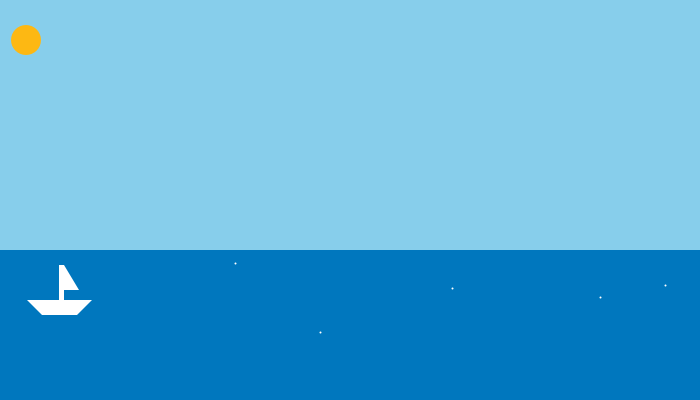
Frame 1 (no input)
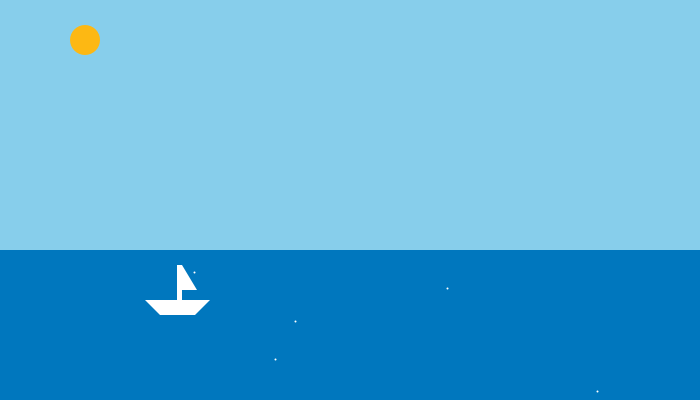
Frame 60 (the mouse pressed at the canvas centre just before this capture)
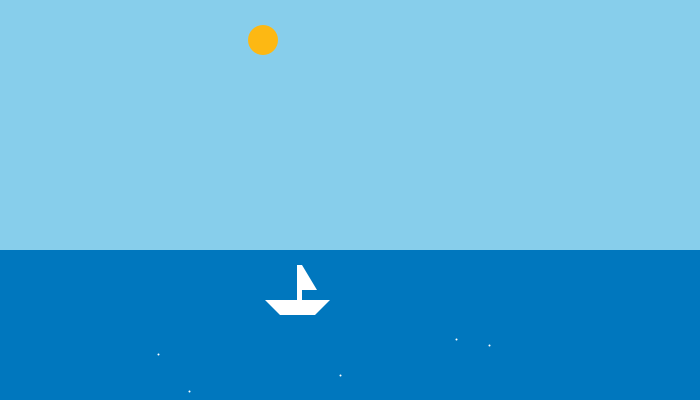
Frame 120 (the mouse held since frame 60 and released just before this capture)

The Processing sketch that drew these frames (run headless with seeded random() and noise(); from frame 60 on, the mouse is pressed at the canvas centre):

// Processing sketch: s19magd150lab04_fuller
// ── s19magd150lab04_fuller.pde
float x1 = 25; //sun or moon x position
float x2 = 25; //boat x position
float x3 = x2 + 15;
float x4 = x3 + 35;
float x5 = x4 + 15; //right side of boat x pos
float x6 = 57;
float speed = 1; //how fast the sun and moon move
float boatspeed = 2;
int r = 135; //background RGB for day
int g = 206;
int b = 235;
int r1 = r; //storage for current bg color for day/night cycle
int g1 = g;
int b1 = b;
boolean night = false; //is it currently night time?

void setup() {
  size(700, 400);
}

void draw() {
  background(r1, g1, b1);
  stroke(#0077be);
  fill(#0077be);
  strokeWeight(1);
  rect(0, 250, 700, 400);
  
  x1 = x1 + speed;
  x2 = x2 + boatspeed;
  x3 = x3 + boatspeed;
  x4 = x4 + boatspeed;
  x5 = x5 + boatspeed;
  x6 = x6 + boatspeed;
  
  if (x1 > width) {
    night = !night;
    if (night){ //Night sky color
      r1 = r / 6;
      g1 = g / 6;
      b1 = b / 6;
      x1 = 1;
    }else{ //Day sky color
      r1 = r;
      g1 = g;
      b1 = b;
    }
  }
  
  if ((x5 > width) || (x2 < 0.0)) { //No idea why the boat doesn't obey the less than condition after adding the while loop.
    boatspeed = 2;
    boatspeed = boatspeed * -1; //Reverses the boat if it hits a side
  }
  
  noStroke();
  fill(255);
  quad(x2, 300, x3, 315, x4, 315, x5, 300); //Boat parts
  rect(x6, 265, 5, 50);
  triangle(x6+5, 265, x6+20, 290, x6, 290);
  
  if (night){
    ellipseMode(CENTER);
    fill(255);
    ellipse(x1, 40, 30, 30); //Moon
  } else {
    ellipseMode(CENTER);
    fill(#FDB813);
    ellipse(x1, 40, 30, 30); //Sun
  }
  
  if (mousePressed == true) { //Press a key to speed up time!
    speed = 3;
  }else{
    speed = 1;
  }
  
  if (keyPressed == true) { //Press a key to make the boat go faster!
    boatspeed = 5;
  } else {
    if ( boatspeed == 5 ){
    boatspeed = 2;
    }
  }
  
  
int i = 0;
  while(i < 5){
    i++;
    float starx = 0;
    starx = random(700);
    float stary = 0;
    stary = random(250, 400);
    stroke(255);
    strokeWeight(2);
    point(starx, stary);
  }
  
}
